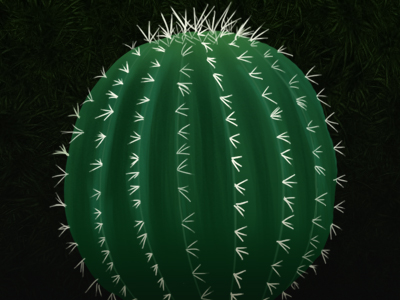
#> input picture chap48_腐蚀与膨胀/image/cactus.jpg, 400 x 300 px
$ python 'demo01_将仙人球图像中的刺抹除.py'
#> lines starting #> are read from the running program, lines starting #| are printed output that depends on the picture
# coding:utf-8
import cv2
import numpy as np

img=cv2.imread("../image/cactus.jpg")   # 读取图片
#> img is the input picture: shape (300, 400, 3); mean B, G, R 26.1, 45, 20.6
k=np.ones((3,3),np.uint8)  # 创建3x3的卷积核
cv2.imshow("img",img)  # 显示原图
dst=cv2.erode(img,k)  # 腐蚀操作
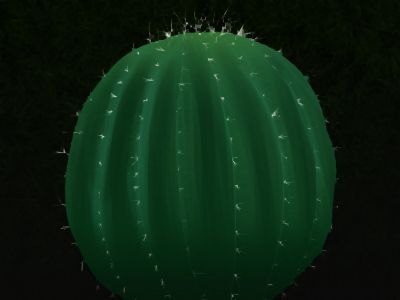
#> dst: shape (300, 400, 3); mean B, G, R 18.1, 36.7, 11.8
cv2.imshow("erode",dst)  # 显示腐蚀后的图像
cv2.waitKey()
cv2.destroyAllWindows()
